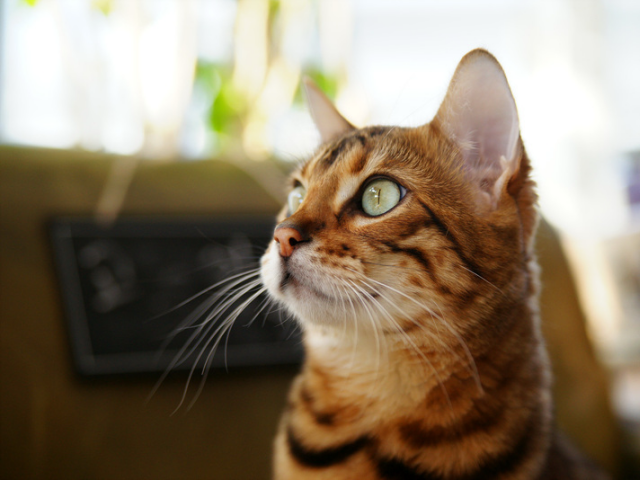
#> input picture open_05/cat.bmp, 640 x 480 px
$ python '02_색분포_흑백.py'
#> lines starting #> are read from the running program, lines starting #| are printed output that depends on the picture
'''
객체 => cv2.cvtColor( src, code, dst+None, dstCn=None)
                    src: 입력영상  / dst: 출력영상  / dstCn: 채널수 (0이면 자동처리)
                    code: cv2.COLOR_BGR2GRAY  <=> cv2.COLOR_GRAY2BGR
                        :           BGR2RGB   <=>            RGB2BGR
                        :           BGR2HSV   <=>
                        :           BGR2YCrCb <=>
히스토그램(Histogram) >> 분포도
- 영상의 픽셀값 분포를 그래프의 형태로 표현한 것.
- GRAYSCALE 영상에서 각 GRAYSCALE값에 해당하는 픽셀의 갯수를 구하고
  막대그래프의 형태로 표현가능

정규화된 히스토그램(Normalization Histogram)
- 각 픽셀의 갯수를 영상 전체 픽셀의 갯수로 나눠 준 것.
- 해당 그레이스케일 값을 갖는 픽셀이 나타날 확률을 잡는 것.

 히스토그램 구하기
cv2.calcHist(images, channels, msk, histSize, ranges, hist=None, accmulate=None)
#               images : 입력 영상 리스트
#               channels : 히스토그램을 구할 채널을 나타내는 리스트
#               msk : 마스크 영상, 입력 영상 전체에서 히스토그램을 구하려면 None으로 지정함.
#               histSize : 히스토그램 각 차원의 크기를 나타내는 리스트
#               ranges : 히스토그램 각 차원의 최소값과 최대값으로 구성된 리스트
#               hist : 계산된 히스토그램(numpy.ndarray)
#               accmulate : 기존의 hist 히스토그램에 누적하려면 True, 새로 만들려면 False
'''
import sys
import cv2
import matplotlib.pyplot as plt

# 색상, 농도분포도 구하기
src = cv2.imread('cat.bmp', cv2.IMREAD_GRAYSCALE)
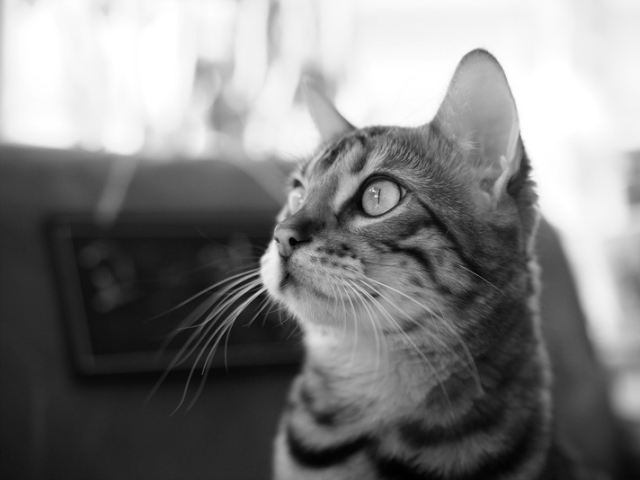
#> src: shape (480, 640); min 0, max 255, mean 127.8
if src is None:
    print("영상 ㄴㄴ")
    sys.exit()
hist = cv2.calcHist([src], [0], None, [256], [0, 256])
#> hist = 256 values, max 11264 at index 255, min 24 at index 0, mean 1200

cv2.imshow('SRC', src)
cv2.waitKey(1)
plt.plot(hist)
plt.show()
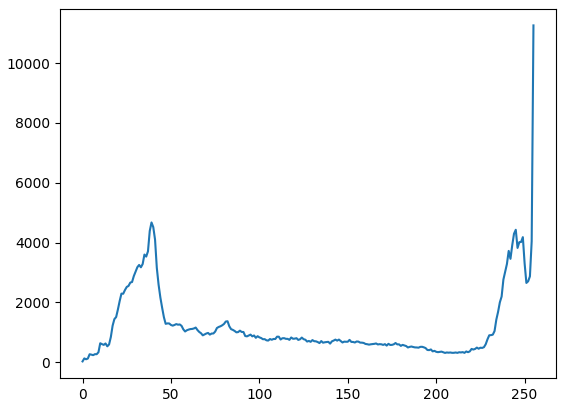
#> figure drawn by matplotlib, 1 panel; curve peaks at x = 255, y = 11264

cv2.destroyAllWindows()
